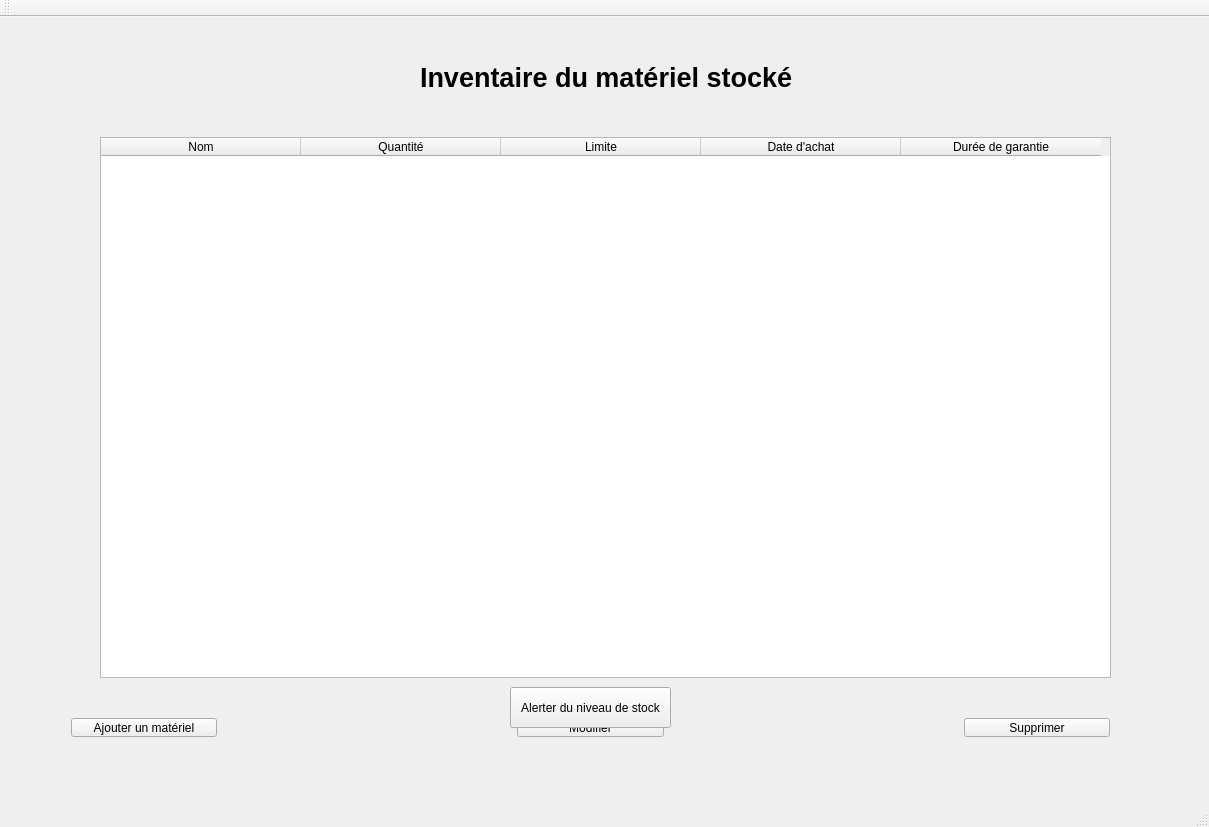
<?xml version="1.0" encoding="UTF-8"?>
<ui version="4.0">
 <class>ListeStockUI2Class</class>
 <widget class="QMainWindow" name="ListeStockUI2Class">
  <property name="geometry">
   <rect>
    <x>0</x>
    <y>0</y>
    <width>1209</width>
    <height>827</height>
   </rect>
  </property>
  <property name="windowTitle">
   <string>ListeStockUI2</string>
  </property>
  <widget class="QWidget" name="centralWidget">
   <widget class="QLabel" name="label">
    <property name="geometry">
     <rect>
      <x>420</x>
      <y>40</y>
      <width>381</width>
      <height>41</height>
     </rect>
    </property>
    <property name="font">
     <font>
      <pointsize>20</pointsize>
      <bold>true</bold>
     </font>
    </property>
    <property name="text">
     <string>Inventaire du matériel stocké</string>
    </property>
   </widget>
   <widget class="QPushButton" name="pushButton_4">
    <property name="geometry">
     <rect>
      <x>40</x>
      <y>40</y>
      <width>71</width>
      <height>51</height>
     </rect>
    </property>
    <property name="styleSheet">
     <string notr="true">border-radius: 25px;</string>
    </property>
    <property name="text">
     <string/>
    </property>
   </widget>
   <widget class="QTableWidget" name="tableWidget">
    <property name="geometry">
     <rect>
      <x>100</x>
      <y>120</y>
      <width>1011</width>
      <height>541</height>
     </rect>
    </property>
    <attribute name="horizontalHeaderDefaultSectionSize">
     <number>200</number>
    </attribute>
    <column>
     <property name="text">
      <string>Nom</string>
     </property>
    </column>
    <column>
     <property name="text">
      <string>Quantité</string>
     </property>
    </column>
    <column>
     <property name="text">
      <string>Limite</string>
     </property>
    </column>
    <column>
     <property name="text">
      <string>Date d'achat</string>
     </property>
    </column>
    <column>
     <property name="text">
      <string>Durée de garantie</string>
     </property>
    </column>
   </widget>
   <widget class="QWidget" name="layoutWidget">
    <property name="geometry">
     <rect>
      <x>60</x>
      <y>690</y>
      <width>1061</width>
      <height>41</height>
     </rect>
    </property>
    <layout class="QHBoxLayout" name="horizontalLayout">
     <property name="spacing">
      <number>300</number>
     </property>
     <item>
      <widget class="QPushButton" name="pushButton_3">
       <property name="text">
        <string>Ajouter un matériel</string>
       </property>
      </widget>
     </item>
     <item>
      <widget class="QPushButton" name="pushButton">
       <property name="text">
        <string>Modifier</string>
       </property>
      </widget>
     </item>
     <item>
      <widget class="QPushButton" name="pushButton_2">
       <property name="text">
        <string>Supprimer</string>
       </property>
      </widget>
     </item>
    </layout>
   </widget>
   <widget class="QPushButton" name="pushButton_5">
    <property name="geometry">
     <rect>
      <x>510</x>
      <y>670</y>
      <width>161</width>
      <height>41</height>
     </rect>
    </property>
    <property name="text">
     <string>Alerter du niveau de stock</string>
    </property>
   </widget>
   <widget class="QPushButton" name="pushButton_6">
    <property name="geometry">
     <rect>
      <x>260</x>
      <y>70</y>
      <width>71</width>
      <height>51</height>
     </rect>
    </property>
    <property name="styleSheet">
     <string notr="true">border-radius: 25px;</string>
    </property>
    <property name="text">
     <string/>
    </property>
   </widget>
  </widget>
  <widget class="QMenuBar" name="menuBar">
   <property name="geometry">
    <rect>
     <x>0</x>
     <y>0</y>
     <width>1209</width>
     <height>22</height>
    </rect>
   </property>
  </widget>
  <widget class="QToolBar" name="mainToolBar">
   <attribute name="toolBarArea">
    <enum>TopToolBarArea</enum>
   </attribute>
   <attribute name="toolBarBreak">
    <bool>false</bool>
   </attribute>
  </widget>
  <widget class="QStatusBar" name="statusBar"/>
 </widget>
 <layoutdefault spacing="6" margin="11"/>
 <resources/>
 <connections/>
</ui>
